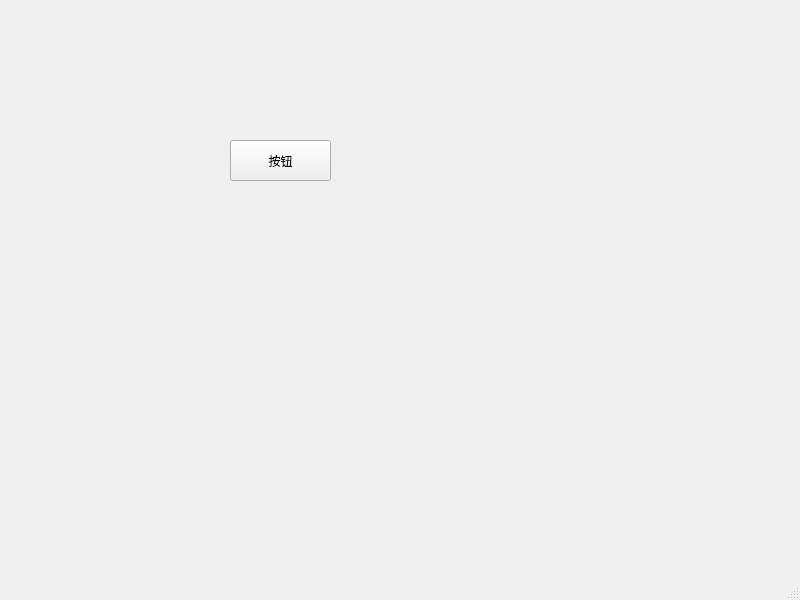
<?xml version="1.0" encoding="UTF-8"?>
<ui version="4.0">
 <class>MainWindow</class>
 <widget class="QMainWindow" name="MainWindow">
  <property name="enabled">
   <bool>true</bool>
  </property>
  <property name="geometry">
   <rect>
    <x>0</x>
    <y>0</y>
    <width>800</width>
    <height>600</height>
   </rect>
  </property>
  <property name="windowTitle">
   <string>第一个QT</string>
  </property>
  <widget class="QWidget" name="centralwidget">
   <widget class="QPushButton" name="pushButton">
    <property name="enabled">
     <bool>true</bool>
    </property>
    <property name="geometry">
     <rect>
      <x>230</x>
      <y>140</y>
      <width>101</width>
      <height>41</height>
     </rect>
    </property>
    <property name="text">
     <string>按钮</string>
    </property>
    <property name="checkable">
     <bool>false</bool>
    </property>
   </widget>
  </widget>
  <widget class="QMenuBar" name="menubar">
   <property name="geometry">
    <rect>
     <x>0</x>
     <y>0</y>
     <width>800</width>
     <height>23</height>
    </rect>
   </property>
  </widget>
  <widget class="QStatusBar" name="statusbar"/>
 </widget>
 <resources/>
 <connections/>
</ui>
